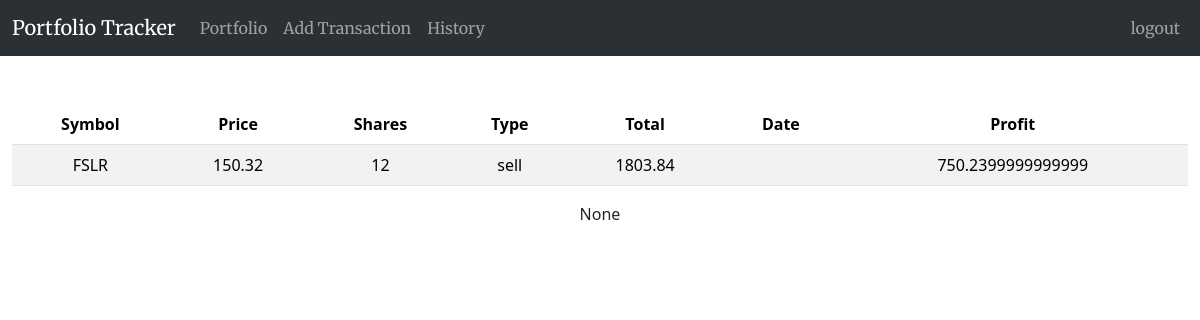
Screenshot of /history/4 (signed in) with the database file from the repository.
### tables this page shows
CREATE TABLE transactions 
    (
    transaction_id INTEGER PRIMARY KEY AUTOINCREMENT NOT NULL UNIQUE,
    user_id INTEGER NOT NULL,
    symbol VARCHAR(255) NOT NULL,
    shares INTEGER NOT NULL,
    price NUMERIC NOT NULL,
    total NUMERIC NOT NULL,
    transaction_type VARCHAR(255), -- buy or sell
    comments TEXT,
    transaction_date DATE,
    profit NUMERIC DEFAULT NULL, -- only for sales
    dequeued BOOLEAN DEFAULT 0, -- only for purchases
    FOREIGN KEY(user_id) REFERENCES users(id)
    );

### app.py (the view)
@app.route('/history/<transaction_id>')
@login_required
def transaction_detail(transaction_id):
    detail = db.execute('SELECT * FROM transactions WHERE transaction_id = ?', transaction_id)
    return render_template('history_detail.html', detail=detail[0])

### app.py (called while the page is built)
@app.after_request
def after_request(response):
    response.headers["Cache-Control"] = "no-cache, no-store, must-revalidate"
    response.headers["Expires"] = 0
    response.headers["Pragma"] = "no-cache"
    return response

### helpers.py (called while the page is built)
def login_required(f):
    @wraps(f)
    def decorated_function(*args, **kwargs):
        if session.get("user_id") is None:
            return redirect("/login")
        return f(*args, **kwargs)
    return decorated_function

### templates/history_detail.html (shortened to what this page needs)
{% extends "layout.html" %}
{% block main %}
    <table class="table table-striped">
        <thead>
            <tr>
            <th>Symbol</th>
            <th>Price</th>
            <th>Shares</th>
            <th>Type</th>
            <th>Total</th>
            <th>Date</th>
            <th>Profit</th>
            </tr>
        </thead>
        <tbody>
            <tr>
                <td>{{detail.symbol}}</td>
                <td>{{detail.price}}</td>
                <td>{{detail.shares}}</td>
                <td>{{detail.transaction_type}}</td>
                <td>{{detail.total}}</td>
                <td>{{detail.date}}</td>
                <td>{{detail.profit}}</td>
            </tr>
        </tbody>
    </table>
    <div class="b-1">
        <p>{{detail.comments}}</p>
    </div>
{% endblock %}

### rows the page displays
transactions: symbol "FSLR", price "150.32", shares "12", transaction_type "sell", total "1803.84", profit "750.2399999999999"

### other values shown
{{ detail.comments }} "None"
